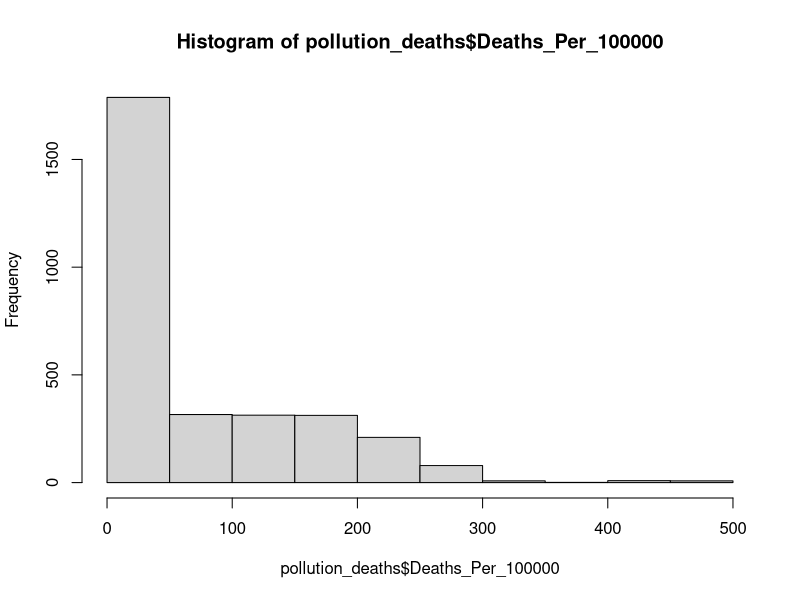
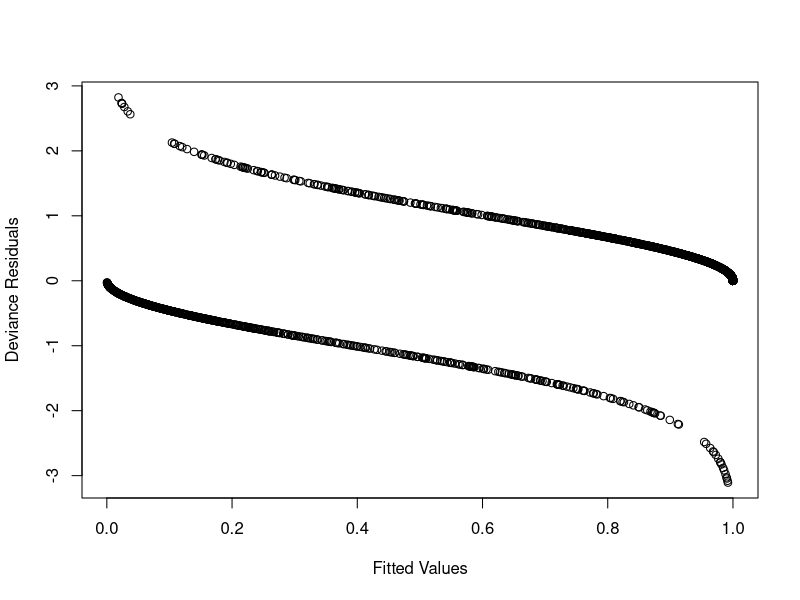
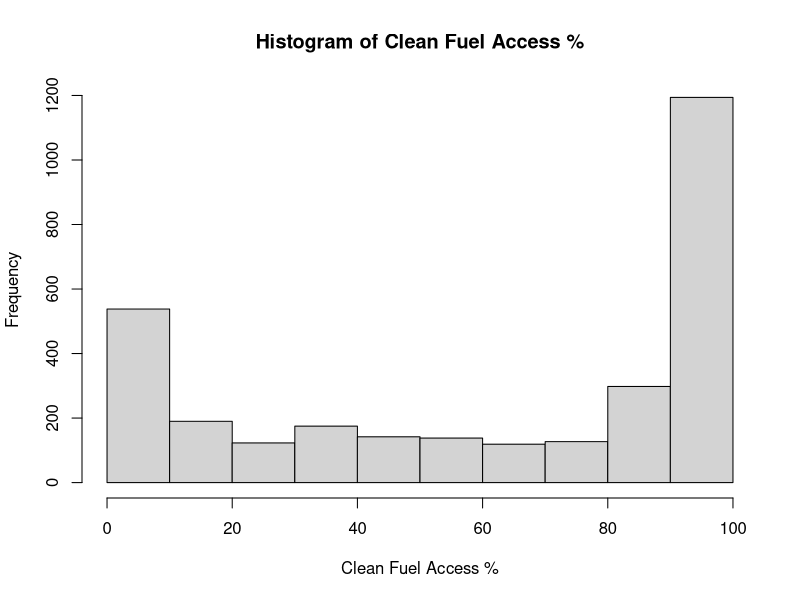
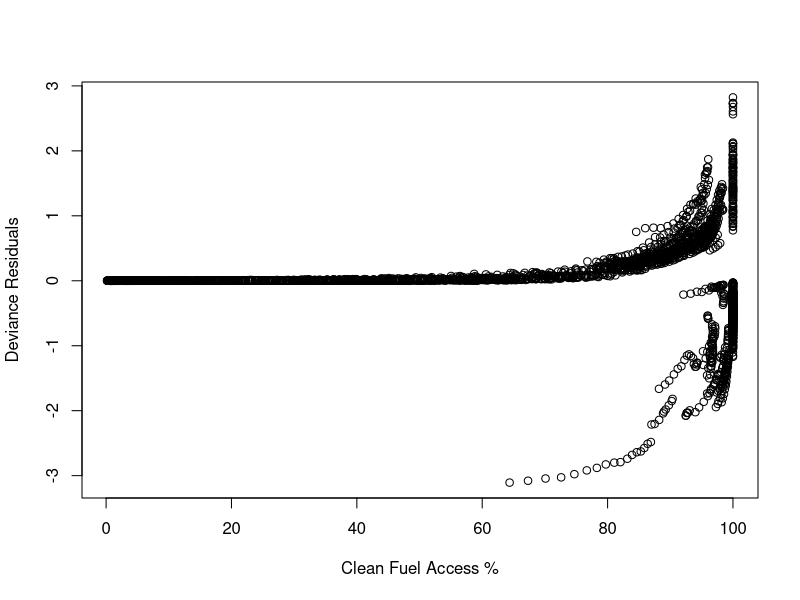
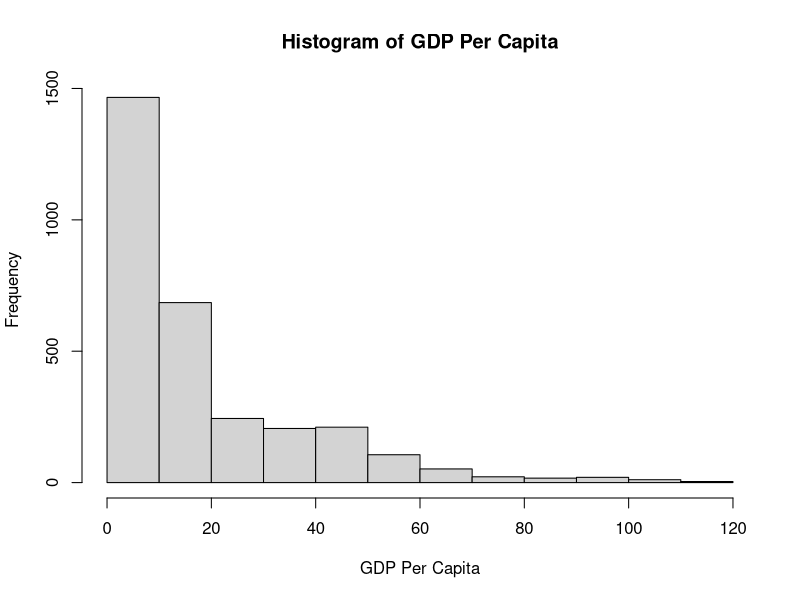
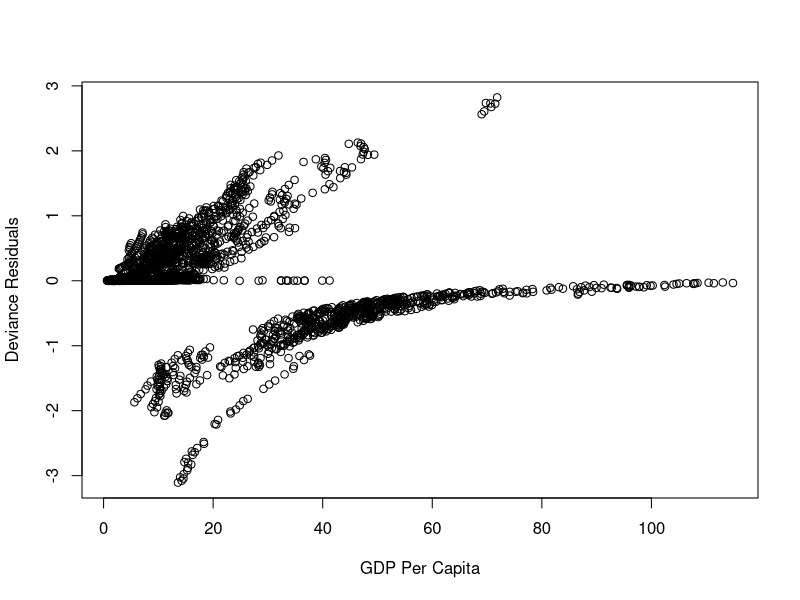
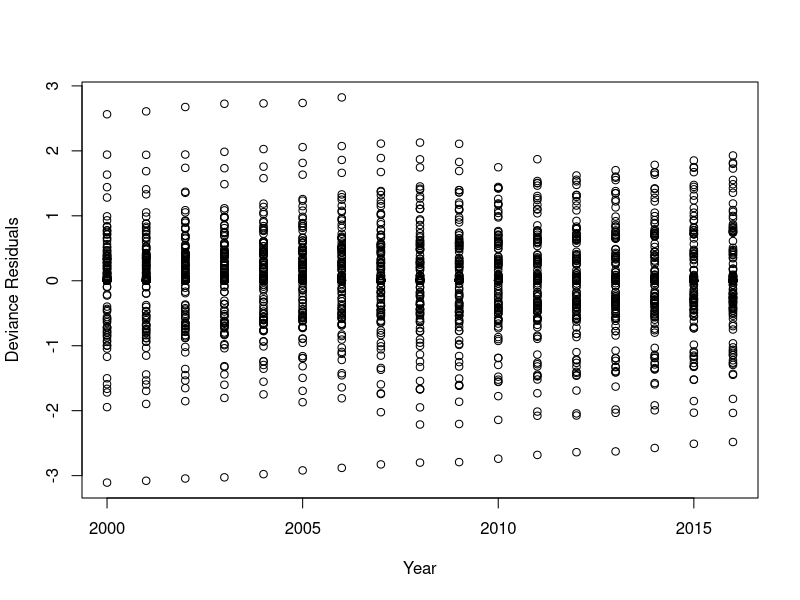

R code for these plots, in order:
#load libraries
library(tidyverse)
library(GGally)
library(MASS)

#read in cleaned data
pollution_deaths <- read.csv("pollution_deaths.csv")

#null and full models for poisson modeling
#did not end up using these
null_poiss = glm(Deaths_Per_100000 ~ 1, family="poisson", data=pollution_deaths)
full_poiss = glm(Deaths_Per_100000 ~ Year * Clean_Fuel_Access_Percent * 
             GDP_Per_Capita * Population, data=pollution_deaths, 
           family="poisson")


#forward selection by AIC
stepAIC(null_poiss, scope = list(upper = full_poiss), 
        direction = "forward", k = 2)
#backward selection by AIC
stepAIC(full_poiss, direction = "backward", k = 2)
#stepwise seleciton by AIC
stepAIC(null_poiss, scope = list(upper = full_poiss), 
        direction="both", k=2)

#results: selecting full model or nearly full model


#quasi-poisson model for just original variables 
original_poiss = glm(formula = Deaths_Per_100000 ~ Clean_Fuel_Access_Percent + 
              GDP_Per_Capita + Year + Population, family = "quasipoisson", 
            data = pollution_deaths)
summary(original_poiss)

#results: summary shows dispersion parameter of 10, highly overdispersed


#examining data: finding a lot of 0s, likely causing overdispersion
hist(pollution_deaths$Deaths_Per_100000)
count(pollution_deaths, Deaths_Per_100000)

#3044 observations
length(pollution_deaths$Deaths_Per_100000)
#181 unique countries
length(unique(pollution_deaths$Country))



#Solution: make it a bernoullli variable
pollution_deaths <- pollution_deaths %>% mutate(Deaths = as.integer(Deaths_Per_100000>0))
View(pollution_deaths)


#null and full models for bernoulli model
bern_null = glm(Deaths ~ 1, family="binomial", data=pollution_deaths)
bern_full = glm(Deaths ~ Year * Clean_Fuel_Access_Percent * 
                  GDP_Per_Capita * Population, data=pollution_deaths, 
                family="binomial")


#forward selection by AIC
stepAIC(bern_null, scope = list(upper = bern_full), 
        direction = "forward", k = 2)
#backward selection by AIC
stepAIC(bern_full, direction = "backward", k = 2)
#stepwise selction by AIC
stepAIC(bern_null, scope = list(upper = bern_full), 
        direction="both", k=2)

#results: stepwise and forward selection agree, discarding backward for parsimony


#fitting model from stepwise selection on AIC
bern_AIC = glm(formula = Deaths ~ Clean_Fuel_Access_Percent + GDP_Per_Capita + 
                   Year + Clean_Fuel_Access_Percent:Year + Clean_Fuel_Access_Percent:GDP_Per_Capita, 
                 family = "binomial", data = pollution_deaths)
summary(bern_AIC)
#fitting quasi-binomial to check dispersion - appears to be fine
bern_quasi = glm(formula = Deaths ~ Clean_Fuel_Access_Percent + GDP_Per_Capita + 
                   Year + Clean_Fuel_Access_Percent:Year + Clean_Fuel_Access_Percent:GDP_Per_Capita, 
                 family = "quasibinomial", data = pollution_deaths)
summary(bern_quasi)



#need length of data for BIC
n = length(pollution_deaths$Deaths)

#forward selection by BIC
stepAIC(bern_null, scope=list(upper=bern_full), direction="forward", k=log(n))
#backward selection by BIC
stepAIC(bern_full, direction="backward", k=log(n))
#stepwise selection by BIC
stepAIC(bern_null, scope=list(upper=bern_full), direction="both", k=log(n))


#results: stepwise and forward selection agree, discarding backward for parsimony


#fitting model from stepwise BIC
bern_BIC = glm(formula = Deaths ~ Clean_Fuel_Access_Percent + GDP_Per_Capita + 
                 Year + Clean_Fuel_Access_Percent:Year, family = "binomial", 
               data = pollution_deaths)
summary(bern_BIC)


#looking at parameters - don't need the interaction term from the AIC stepwise, BIC works
anova(bern_AIC, test="Chisq")
anova(bern_BIC, test="Chisq")


#Best model so far - stepwise BIC on a Bernoulli model of deaths
model_final = glm(formula = Deaths ~ Clean_Fuel_Access_Percent + GDP_Per_Capita + 
                   Year + Clean_Fuel_Access_Percent:Year, family = "binomial", 
                 data = pollution_deaths)



#get deviance residuals
model_resid <- resid(model_final, type="deviance")

#residuals vs. fitted values plot looks fine
plot(model_final$fitted.values, model_resid, xlab="Fitted Values", ylab="Deviance Residuals")

#issues - more high fuel access percent in data, fanning in residuals there
hist(pollution_deaths$Clean_Fuel_Access_Percent, xlab = "Clean Fuel Access %", main="Histogram of Clean Fuel Access %")
plot(pollution_deaths$Clean_Fuel_Access_Percent, model_resid, xlab="Clean Fuel Access %", ylab="Deviance Residuals")

#issues - more high gdp per capita in data, fanning in residuals there
hist(pollution_deaths$GDP_Per_Capita, xlab="GDP Per Capita", main="Histogram of GDP Per Capita")
plot(pollution_deaths$GDP_Per_Capita, model_resid, xlab="GDP Per Capita", ylab="Deviance Residuals")


#residuals vs. year looks fine
plot(pollution_deaths$Year, model_resid, xlab="Year", ylab="Deviance Residuals")

#coefficients for final model
model_final$coefficients

